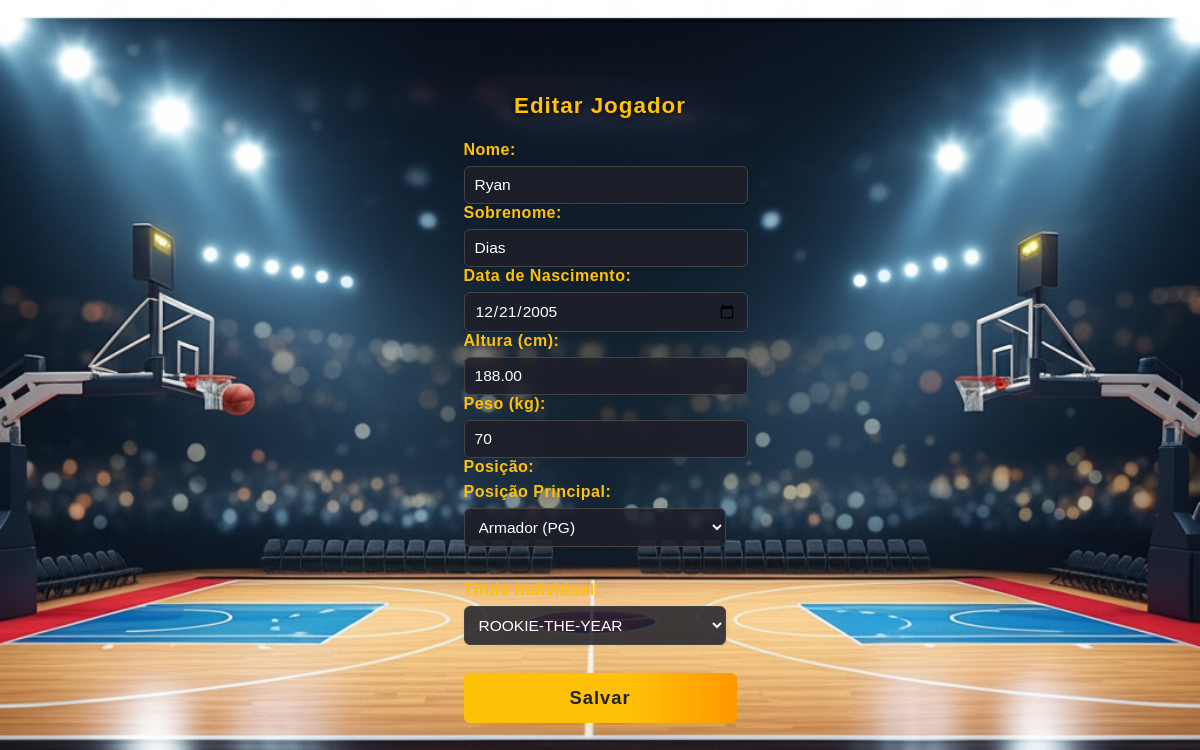
The app's page /EditarJogador.php?id=16 with its own data.
### tables this page shows
CREATE TABLE `jogadores` (
  `ID_JOGADORES` int(11) NOT NULL,
  `NOME_DOS_JOGADORES` text DEFAULT NULL,
  `SOBRENOME` text DEFAULT NULL,
  `DATANASCIMENTO` text DEFAULT NULL,
  `ALTURA` decimal(10,2) DEFAULT NULL,
  `PESO` double DEFAULT NULL,
  `POSICAO` text DEFAULT NULL,
  `ID_TITULOS` int(11) DEFAULT NULL,
  `TITULO_NOME` varchar(100) DEFAULT NULL
);

### EditarJogador.php (the view, shortened to what this page needs)
<!DOCTYPE html>
<html lang="pt-BR">
<head>
    <link rel="stylesheet" href="css/EditarJogador.css">
</head>
<body>
    <h1>Editar Jogador</h1>
    <?php
    if (isset($_GET['id'])) {
        $id = intval($_GET['id']);
        $conn = new mysqli("localhost", "root", "", "projetobaska");
        $sql = "SELECT * FROM jogadores WHERE ID_JOGADORES = $id";
        $result = $conn->query($sql);
        if ($result && $result->num_rows > 0) {
            $jogador = $result->fetch_assoc();
        } else {
            echo "Jogador não encontrado!";
            exit;
        }
    } else {
        echo "ID do jogador não informado!";
        exit;
    }
    ?>
        <form action="conexão/AtualizarJogador.php?id=<?php echo $jogador['ID_JOGADORES']; ?>" method="POST">
        <label>Nome:</label>
        <input type="text" name="nome" value="<?php echo $jogador['NOME_DOS_JOGADORES']; ?>" required><br>
        <label>Sobrenome:</label>
        <input type="text" name="sobrenome" value="<?php echo $jogador['SOBRENOME']; ?>" required><br>
        <label>Data de Nascimento:</label>
        <input type="date" name="datanascimento" value="<?php echo $jogador['DATANASCIMENTO']; ?>" required><br>
        <label>Altura (cm):</label>
        <input type="number" name="altura" value="<?php echo $jogador['ALTURA']; ?>" required><br>
        <label>Peso (kg):</label>
        <input type="number" name="peso" value="<?php echo $jogador['PESO']; ?>" required><br>
        <label>Posição:</label>
        <div class="form-group">
        <label for="posicao">Posição Principal:</label>
<select id="posicao" name="posicao" required>
    <option value="Armador" <?php echo ($jogador['POSICAO'] === 'Armador') ? 'selected' : ''; ?>>Armador (PG)</option>
</select>
            </div><br>
        <label>Título Individual:</label>
        <select name="titulo" required>
            <?php
            $conn = new mysqli("localhost", "root", "", "projetobaska");
            $titulos = $conn->query("SELECT ID_TITULOS, TITULOS_INDIVIDUAIS FROM titulos");
            while ($row = $titulos->fetch_assoc()) {
                $selected = ($row['TITULOS_INDIVIDUAIS'] === $jogador['TITULO_NOME']) ? 'selected' : '';
                echo "<option value='{$row['TITULOS_INDIVIDUAIS']}' $selected>{$row['TITULOS_INDIVIDUAIS']}</option>";
            }
            ?>
        </select><br>
        <button type="submit">Salvar</button>
    </form>
</body>
</html>

### css/EditarJogador.css (style rules this page uses)
body { font-family: "Oswald", Arial, sans-serif; background-image: url(../images/inicial.png); background-size: cover; background-position: center; background-repeat: no-repeat; min-height: 100vh; margin: 0; display: flex; flex-direction: column; justify-content: center; align-items: center; }
h1 { font-family: "Oswald"; text-align: center; color: #ffc107; font-size: 1.4em; margin-bottom: 22px; letter-spacing: 1px; font-weight: bold; text-shadow: 0 2px 8px #000; }
.form-group { margin-bottom: 16px; }
label { font-family: "Oswald"; font-size: 1em; display: block; margin-bottom: 7px; color: #ffc107; font-weight: 600; letter-spacing: 0.5px; }
input[type="text"], input[type="number"], input[type="date"], select { width: 96%; padding: 9px 10px; border: 1.5px solid #444; border-radius: 6px; background: rgba(30, 30, 40, 0.85); color: #fff; font-size: 0.97em; transition: border 0.2s, box-shadow 0.2s; box-shadow: 0 1px 4px rgba(0, 0, 0, 0.08); outline: none; }
button { background: linear-gradient(90deg, #ffc107 60%, #ff9800 100%); color: #222; padding: 14px 0; border: none; border-radius: 6px; cursor: pointer; font-size: 1.15em; font-weight: bold; width: 100%; margin-top: 28px; box-shadow: 0 2px 12px rgba(255, 193, 7, 0.18); letter-spacing: 1px; transition: background 0.2s, color 0.2s, transform 0.15s; }
body, h1, label, input, select, button { font-family: "Oswald", Arial, sans-serif; }

### records on screen
jogadores: nome "Ryan", sobrenome "Dias", datanascimento "12/21/2005", altura "188.00", peso "70", posicao "Armador (PG)"

### other values on screen
form field titulo "ROOKIE-THE-YEAR"
